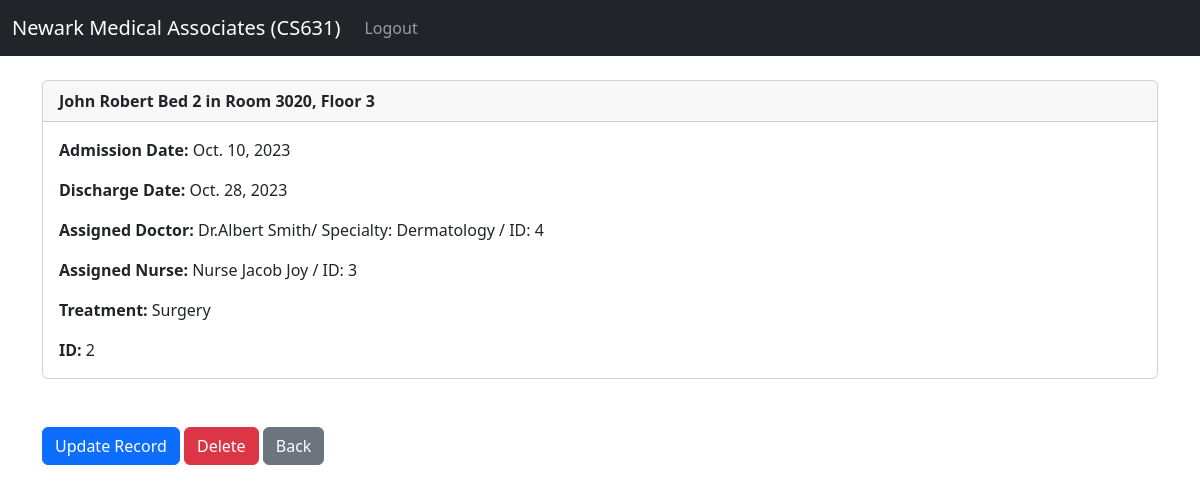
The app's page /in_patient_management/inpatient2 (signed in) with its own data.
### website/models.py (models this page shows, shortened)
class InPatient(models.Model):
    patient = models.ForeignKey(Patient, on_delete=models.CASCADE)
    bed = models.ForeignKey(Bed, on_delete=models.CASCADE)
    admission_date = models.DateField()
    discharge_date = models.DateField(null=True, blank=True)
    doctor = models.ForeignKey(Doctor, on_delete=models.SET_NULL, null=True, blank=True)
    nurse = models.ForeignKey(Nurse, on_delete=models.SET_NULL,null=True,blank=True)
    treatment_type = models.CharField(max_length=20, choices=[("General", "General"),
                                                              ("Surgery", "Surgery")], default='General')

class Patient(models.Model):
	created_at = models.DateTimeField(auto_now_add=True)
	first_name = models.CharField(max_length=50)
	last_name =  models.CharField(max_length=50)
	DOB = models.DateField()
	SSN = models.IntegerField(primary_key= True, validators=[MaxValueValidator(999999999)],unique=True)
	email =  models.CharField(max_length=100)
	phone = models.CharField(max_length=15)
	address =  models.CharField(max_length=100)
	city =  models.CharField(max_length=50)
	state =  models.CharField(max_length=2)
	zipcode =  models.CharField(max_length=20)
	def __str__(self):
		return(f"{self.first_name} {self.last_name}")

class Bed(models.Model):
    room = models.ForeignKey(Room, on_delete=models.CASCADE)
    bed_number = models.PositiveIntegerField()
    is_occupied = models.BooleanField(default=False)
    def __str__(self):
        return f"Bed {self.bed_number} in {self.room}"
    class Meta:
        unique_together = ('room', 'bed_number')

class Room(models.Model):
    room_number = models.CharField(max_length=10, unique=True)
    floor = models.PositiveIntegerField()
    wing = models.CharField(max_length=10)
    description = models.TextField(blank=True, null=True)
    def __str__(self):
        return f"Room {self.room_number}, Floor {self.floor}"

class Doctor(models.Model):
	created_at = models.DateTimeField(auto_now_add=True)
	first_name = models.CharField(max_length=50)
	last_name =  models.CharField(max_length=50)
	DOB = models.DateField()
	specialty = models.CharField(max_length=100, choices=realSpecialty)
	def __str__(self):
		return(f"Dr.{self.first_name} {self.last_name}/ Specialty: {self.specialty} / ID: {self.id} ")

class Nurse(models.Model):
	created_at = models.DateTimeField(auto_now_add=True)
	first_name = models.CharField(max_length=50)
	last_name =  models.CharField(max_length=50)
	DOB = models.DateField()
	def __str__(self):
		return(f"Nurse {self.first_name} {self.last_name} / ID: {self.id} ")

### website/views.py (the view)
# urls.py: path('in_patient_management/inpatient<int:pk>', views.inpatient_record, name='inpatient'),
def inpatient_record(request, pk):
    if request.user.is_authenticated:
        inpatient_record = InPatient.objects.get(id=pk)
        return render(request, 'in_patient_managements/inpatient.html', {'inpatient_record': inpatient_record})
    else:
        messages.success(request, "This action requires the user to be logged in.")
        return redirect('home')

### website/templates/in_patient_managements/inpatient.html
{% extends 'base.html' %}
{% block content %}
<div class="card">
  <div class="card-header"><strong>
    	{{ inpatient_record.patient }}
		{{ inpatient_record.bed }}</strong>
  </div>
  <div class="card-body">
<p class="card-text">
<strong>Admission Date: </strong>{{ inpatient_record.admission_date}}</p>
<strong>Discharge Date: </strong>{{ inpatient_record.discharge_date}}</p>
<strong>Assigned Doctor: </strong>{{ inpatient_record.doctor}}</p>
<strong>Assigned Nurse: </strong>{{ inpatient_record.nurse}}</p>
<strong>Treatment: </strong>{{ inpatient_record.treatment_type}}</p>
<p class="card-text">
<strong>ID: </strong>{{ inpatient_record.id }}</p>
  </div>
</div>
<br/><br/>
<a href="{% url 'update_inpatient' inpatient_record.id %}" class="btn btn-primary">Update Record</a>
<a href="{% url 'delete_inpatient' inpatient_record.id %}" class="btn btn-danger">Delete</a>
<a href="{% url 'inpatient_table' %}" class="btn btn-secondary">Back</a>
{% endblock %}

### records on screen
InPatient: patient "John Robert", bed "Bed 2 in Room 3020, Floor 3", admission_date "Oct. 10, 2023", discharge_date "Oct. 28, 2023", doctor "Dr.Albert Smith/ Specialty: Dermatology / ID: 4", nurse "Nurse Jacob Joy / ID: 3", treatment_type "Surgery", id "2"
